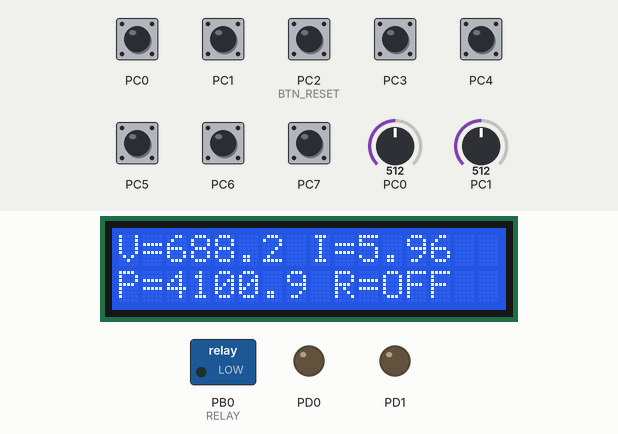
A program run on a simulated ATmega328P, built with avr-gcc and emulated at 16 MHz (the files do not name the chip). On the bench: 16×2 character LCD, switched loads named in the program (green lamp = pin HIGH), output pins drawn as LEDs (lit = HIGH). Wiring (inferred from the names in the program): character LCD (HD44780): RS PD2; E PD3; data PD4, PD5, PD6, PD7. Inputs (shaded band) come from the test bench; at power-on: PC0, PC1, PC2 (BTN_RESET), PC3–7 HIGH, PC0 = 512, PC1 = 512. Pins used as bus, display or sensor lines are not drawn.

Above: at 1.2 s.
1.3 s: PC2 (BTN_RESET) pulled LOW for 0.15 s
At 2.4 s:
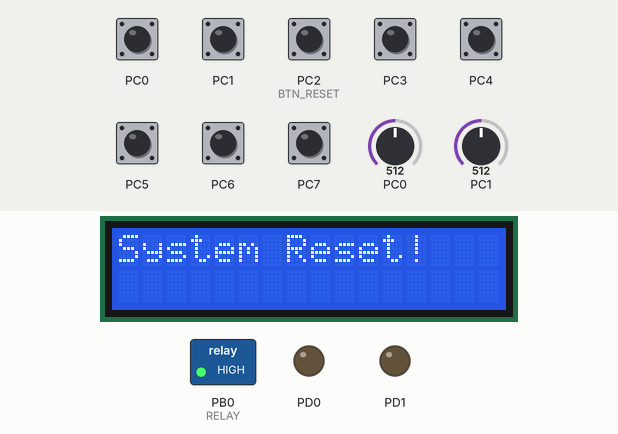
4.8 s: PC0 set to 122
At 6.1 s:
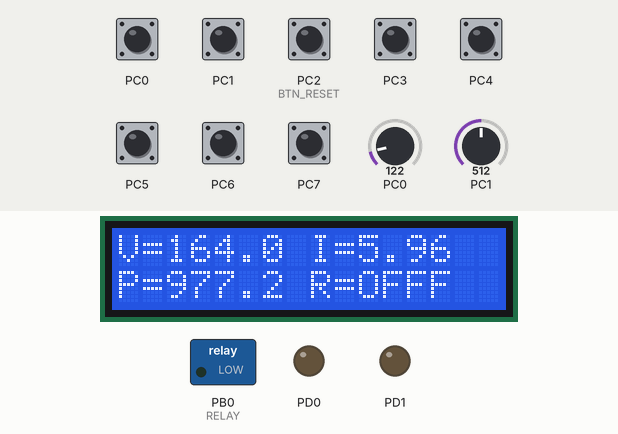
8.2 s: PC2 (BTN_RESET) pulled LOW for 1 s
At 11.5 s:
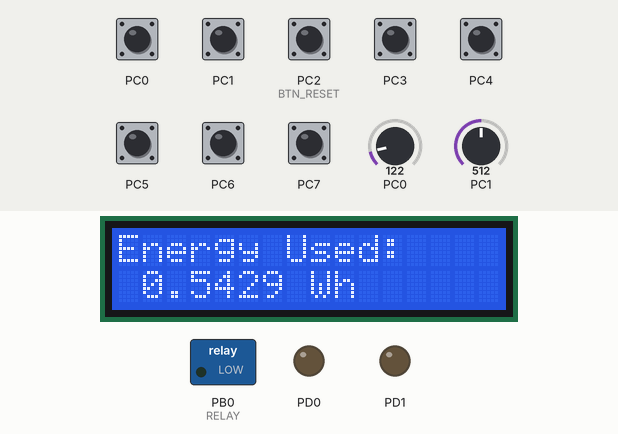
11.8 s: PC1 set to 716
At 13.8 s:
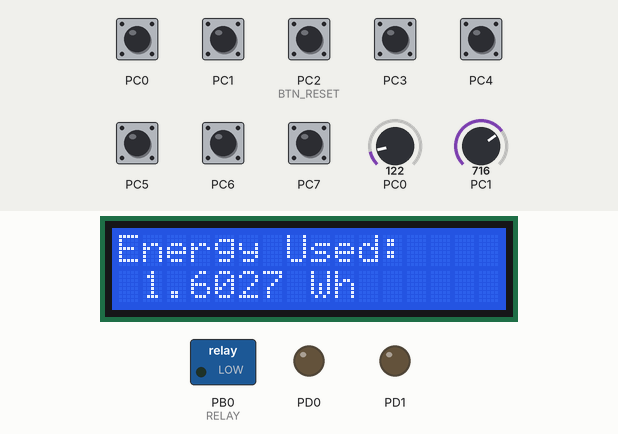
15.2 s: PC0 set to 73
At 17.1 s:
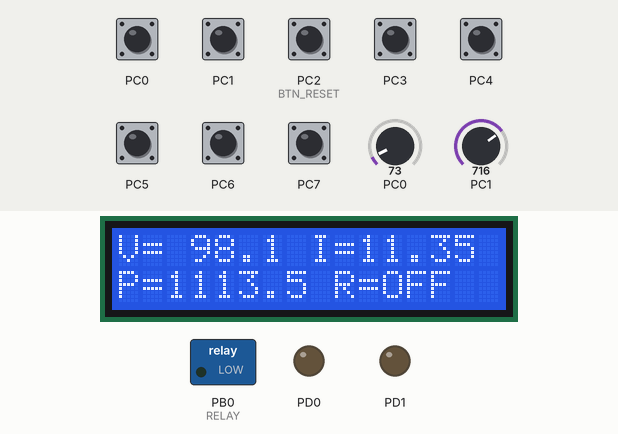
17.4 s: PC0 set to 58
At 19.2 s:
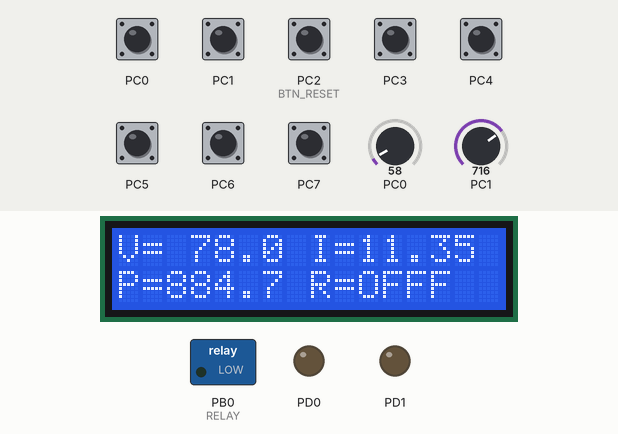
Timing chart, 0 to 20.4 s (numbered marks = the images above; inputs shaded):
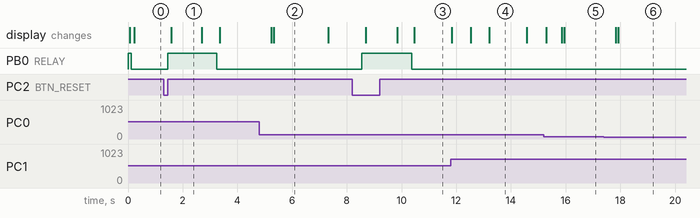

Measured:
- the behaviour switches between 66 and 65 on PC0 (found by bisection; images 5 and 6)
- after the input at 1.3 s, PB0 (RELAY): LOW → HIGH after 0.15 s, → LOW 1.8 s later; the display: changes after 0.28 s (image 1)
- after the input at 4.8 s, the display: first changes after 0.44 s (image 2 shows a later state)
- after the input at 8.2 s, PB0 (RELAY): LOW → HIGH after 0.35 s, → LOW 1.8 s later; the display: first changes after 0.49 s (image 3 shows a later state)
- after the input at 15.2 s, the display: first differs from a run without the input after 0.65 s (image 5 shows a later state)
- after the input at 17.4 s, the display: first changes after 0.43 s (image 6 shows a later state)
- what the display in image 1 shows lasts 1.1 s, from 1.6 s to 2.7 s

The program:

main.c
```c
#define F_CPU 16000000UL
#include <avr/io.h>
#include <util/delay.h>
#include <stdlib.h>
#include <avr/interrupt.h>

// ---------------- LCD (PORTD) ----------------
#define LCD_PORT PORTD
#define LCD_DDR  DDRD
#define RS PD2
#define EN PD3

// ---------------- RELAY ----------------
#define RELAY PB0

// ---------------- RESET BUTTON ----------------
#define BTN_RESET PC2

// ---------------- GLOBALS ----------------
volatile float energy_wh = 0.0;
volatile float g_power   = 0.0;
uint8_t overload_latch   = 0;
float peak_current       = 0.0;
float peak_power         = 0.0;

// ---------------- LCD FUNCTIONS ----------------
void lcd_pulse()
{
	LCD_PORT |= (1<<EN);
	_delay_ms(1);
	LCD_PORT &= ~(1<<EN);
	_delay_ms(1);
}

void lcd_cmd(unsigned char cmd)
{
	LCD_PORT = (LCD_PORT & 0x03) | (cmd & 0xF0);
	LCD_PORT &= ~(1<<RS);
	lcd_pulse();
	LCD_PORT = (LCD_PORT & 0x03) | (cmd << 4);
	LCD_PORT &= ~(1<<RS);
	lcd_pulse();
}

void lcd_data(unsigned char data)
{
	LCD_PORT = (LCD_PORT & 0x03) | (data & 0xF0);
	LCD_PORT |= (1<<RS);
	lcd_pulse();
	LCD_PORT = (LCD_PORT & 0x03) | (data << 4);
	LCD_PORT |= (1<<RS);
	lcd_pulse();
}

void lcd_init()
{
	LCD_DDR = 0xFF;
	_delay_ms(50);
	lcd_cmd(0x02);
	_delay_ms(5);
	lcd_cmd(0x28);
	lcd_cmd(0x0C);
	lcd_cmd(0x06);
	lcd_cmd(0x01);
	_delay_ms(5);
}

void lcd_print(char *str)
{
	while(*str)
	lcd_data(*str++);
}

// ---------------- ADC ----------------
void adc_init()
{
	ADMUX  = (1<<REFS0);
	ADCSRA = (1<<ADEN)|(1<<ADPS2)|(1<<ADPS1)|(1<<ADPS0);
	ADCSRA |= (1<<ADSC);
	while(ADCSRA & (1<<ADSC));
}

int adc_read_avg(char ch)
{
	long sum = 0;
	int i;
	for(i = 0; i < 16; i++)
	{
		ADMUX = (ADMUX & 0xF0) | (ch & 0x0F);
		_delay_ms(1);
		ADCSRA |= (1<<ADSC);
		while(ADCSRA & (1<<ADSC));
		sum += ADC;
	}
	return (int)(sum / 16);
}

// ---------------- TIMER1 ----------------
void timer1_init()
{
	TCCR1B |= (1<<WGM12)|(1<<CS12)|(1<<CS10);
	OCR1A = 15624;
	TIMSK1 |= (1<<OCIE1A);
}

ISR(TIMER1_COMPA_vect)
{
	energy_wh += g_power / 3600.0;
}

// ---------------- BUTTON ----------------
uint8_t button_pressed(uint8_t pin)
{
	if(!(PINC & (1<<pin)))
	{
		_delay_ms(20);
		if(!(PINC & (1<<pin)))
		return 1;
	}
	return 0;
}

// ---------------- MAIN ----------------
int main()
{
	char v_str[8], i_str[8], p_str[8], e_str[10];
	float Vadc, Vadci;
	float Voltage, Current, Power;
	uint8_t page = 0;
	uint8_t page_timer = 0;

	// RELAY
	DDRB |= (1<<RELAY);
	PORTB |= (1<<RELAY);

	// BUTTON
	DDRC  &= ~(1<<BTN_RESET);
	PORTC |=  (1<<BTN_RESET);

	lcd_init();
	adc_init();
	timer1_init();
	sei();

	while(1)
	{
		int adc0 = adc_read_avg(0);   // A0 ? voltage divider
		int adc1 = adc_read_avg(1);   // A1 ? ACS712 VIOUT

		Vadc  = (adc0 * 5.0) / 1023.0;
		Vadci = (adc1 * 5.0) / 1023.0;

		// -------- VOLTAGE --------
		// A0 measured = 0.8V at 220V mains
		// scaling = 220 / 0.8 = 275.0
		Voltage = Vadc * 275.0;

		// -------- CURRENT (ACS712-5A) --------
		// A1 measured = 1.4V at 0A
		// sensitivity = 185mV/A
		Current = (Vadci - 1.4) / 0.185;
		if(Current < 0) Current = 0;

		// -------- POWER --------
		Power = Voltage * Current;
		g_power = Power;

		// -------- RELAY CONTROL WITH LATCH --------
		if(Current > 5.0)
		{
			peak_current = Current;
			peak_power   = Power;
			overload_latch = 1;
			PORTB &= ~(1<<RELAY);
		}

		if(overload_latch == 0)
		{
			PORTB |= (1<<RELAY);
		}

		// -------- RESET BUTTON --------
		if(button_pressed(BTN_RESET))
		{
			cli();
			energy_wh = 0.0;
			sei();
			overload_latch = 0;
			peak_current   = 0.0;
			peak_power     = 0.0;
			PORTB |= (1<<RELAY);
			lcd_cmd(0x80);
			lcd_print("System Reset!   ");
			lcd_cmd(0xC0);
			lcd_print("                ");
			_delay_ms(1000);
		}

		// -------- FLOAT TO STRING --------
		dtostrf(Voltage, 5, 1, v_str);
		dtostrf(energy_wh, 7, 4, e_str);

		if(overload_latch)
		{
			dtostrf(peak_current, 4, 2, i_str);
			dtostrf(peak_power,   5, 1, p_str);
		}
		else
		{
			dtostrf(Current, 4, 2, i_str);
			dtostrf(Power,   5, 1, p_str);
		}

		// -------- PAGE TIMER --------
		page_timer++;
		if(page == 0 && page_timer >= 10)
		{
			page_timer = 0;
			page = 1;
		}
		else if(page == 1 && page_timer >= 10)
		{
			page_timer = 0;
			page = 0;
		}

		// -------- LCD DISPLAY --------
		if(page == 0)
		{
			lcd_cmd(0x80);
			lcd_print("V=");
			lcd_print(v_str);
			lcd_print(" I=");
			lcd_print(i_str);

			lcd_cmd(0xC0);
			lcd_print("P=");
			lcd_print(p_str);
			lcd_print(" R=");
			if(PORTB & (1<<RELAY))
			lcd_print("ON ");
			else
			lcd_print("OFF");
		}
		else
		{
			lcd_cmd(0x80);
			lcd_print("Energy Used:    ");
			lcd_cmd(0xC0);
			lcd_print(e_str);
			lcd_print(" Wh         ");
		}

		_delay_ms(500);
	}
}
```
